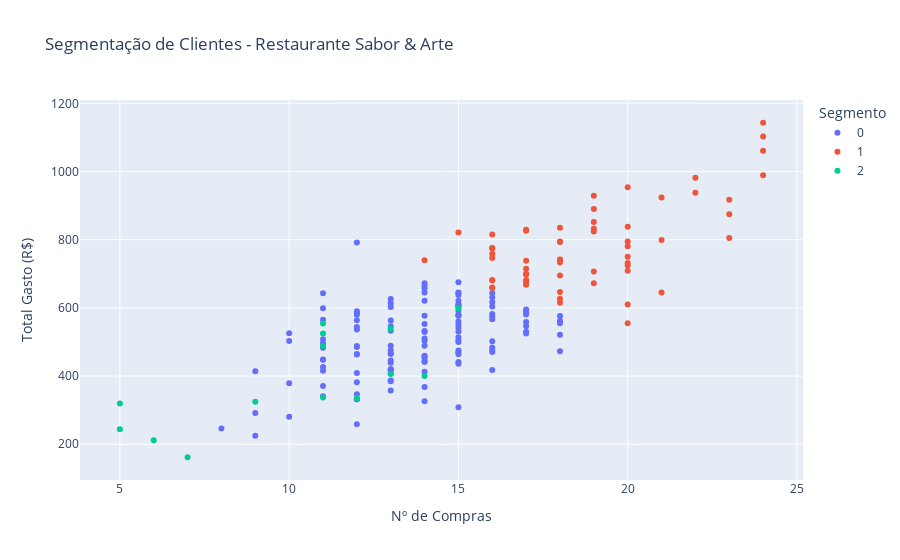

Write notebook code for a chart like this one.
### Code cell
fig = px.scatter(
    clientes_df, 
    x = 'num_compras', y = 'total_gasto',
    color = clientes_df['segmento'].astype(str),
    title = 'Segmentação de Clientes - Restaurante Sabor & Arte',
    labels = {'num_compras': 'Nº de Compras', 'total_gasto': 'Total Gasto (R$)', 'color': 'Segmento'}
)
fig.show()

### Figure 1 — Plotly figure (JSON) as saved in the notebook; plotly's stock layout.template omitted (floating-point values rounded to 4 significant figures)
{"data": [{"hovertemplate": "Segmento=0<br>Nº de Compras=%{x}<br>Total Gasto (R$)=%{y}<extra></extra>", "legendgroup": "0", "marker": {"color": "#636efa", "symbol": "circle"}, "mode": "markers", "name": "0", "orientation": "v", "showlegend": true, "type": "scatter", "x": [17, 14, 10, 12, 14, 12, 17, 16, 13, 15, 12, 9, 15, 16, 15, 15, 11, 17, 14, 12, 14, 15, 15, 15, 14, 14, 13, 14, 14, 13, 13, 13, 11, 15, 17, 16, 10, 18, 13, 12, 12, 9, 10, 11, 15, 16, 17, 16, 17, 12, 11, 12, 13, 11, 12, 10, 15, 13, 12, 11, 13, 12, 14, 14, 16, 14, 12, 14, 8, 15, 13, 9, 11, 12, 12, 16, 17, 15, 16, 14, 13, 16, 15, 12, 12, 11, 15, 15, 15, 15, 16, 13, 14, 16, 12, 15, 11, 18, 13, 13, 15, 14, 18, 11, 14, 15, 15, 15, 16, 15, 11, 13, 15, 14, 13, 17, 14, 15, 14, 13, 13, 11, 13, 15, 18, 18, 14], "xaxis": "x", "y": [586, 532, 281, 544, 452, 537, 546, 502, 546, 550, 580, 292, 470, 574, 475, 577, 416, 588, 413, 332, 326, 514, 610, 577, 672, 577, 614, 460, 529, 563, 466, 439, 565, 441, 525, 644, 379, 562, 418, 259, 585, 414, 503, 341, 505, 604, 595, 476, 559, 347, 483, 409, 446, 643, 463, 526, 541, 626, 332, 427, 489, 382, 510, 489, 418, 664, 564, 621, 246, 621, 387, 225, 448, 485, 465, 582, 581, 645, 567, 645, 385, 631, 580, 590, 792, 599, 638, 644, 675, 436, 471, 603, 504, 484, 488, 604, 496, 521, 420, 420, 500, 368, 576, 508, 442, 560, 531, 609, 617, 591, 449, 408, 603, 442, 476, 530, 657, 464, 553, 465, 533, 371, 358, 309, 555, 473, 458], "yaxis": "y"}, {"hovertemplate": "Segmento=1<br>Nº de Compras=%{x}<br>Total Gasto (R$)=%{y}<extra></extra>", "legendgroup": "1", "marker": {"color": "#EF553B", "symbol": "circle"}, "mode": "markers", "name": "1", "orientation": "v", "showlegend": true, "type": "scatter", "x": [20, 20, 19, 17, 18, 18, 16, 16, 24, 19, 17, 24, 17, 20, 21, 18, 19, 20, 17, 20, 16, 20, 16, 20, 20, 22, 17, 16, 16, 19, 19, 18, 23, 23, 24, 16, 14, 18, 17, 21, 19, 16, 23, 21, 24, 16, 18, 18, 17, 18, 18, 18, 17, 20, 22, 19, 20, 17, 15], "xaxis": "x", "y": [750, 838, 672, 700, 647, 741, 775, 660, 989, 852, 738, 1143, 829, 555, 799, 615, 832, 724, 715, 732, 681, 954, 681, 781, 709, 938, 698, 815, 759, 929, 707, 835, 917, 875, 1061, 776, 740, 742, 668, 645, 824, 746, 805, 924, 1103, 658, 733, 695, 826, 795, 793, 627, 676, 610, 982, 890, 795, 682, 821], "yaxis": "y"}, {"hovertemplate": "Segmento=2<br>Nº de Compras=%{x}<br>Total Gasto (R$)=%{y}<extra></extra>", "legendgroup": "2", "marker": {"color": "#00cc96", "symbol": "circle"}, "mode": "markers", "name": "2", "orientation": "v", "showlegend": true, "type": "scatter", "x": [11, 5, 7, 9, 15, 13, 14, 11, 13, 11, 11, 5, 12, 6], "xaxis": "x", "y": [554, 320, 162, 325, 599, 539, 400, 525, 406, 337, 488, 244, 335, 212], "yaxis": "y"}], "layout": {"legend": {"title": {"text": "Segmento"}, "tracegroupgap": 0}, "title": {"text": "Segmentação de Clientes - Restaurante Sabor & Arte"}, "xaxis": {"anchor": "y", "domain": [0, 1], "title": {"text": "Nº de Compras"}}, "yaxis": {"anchor": "x", "domain": [0, 1], "title": {"text": "Total Gasto (R$)"}}}}
